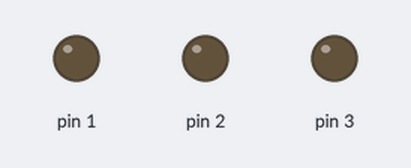
Bench run of a sketch on a simulated Arduino Uno, built with avr-gcc and run on an emulated ATmega328P. Parts: output pins drawn as LEDs (lit = HIGH).

Above: at 0.1 s.
At 0.3 s:
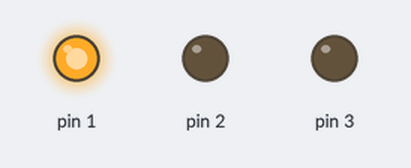
At 0.9 s:
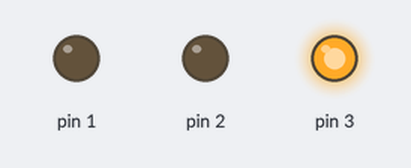
At 1.3 s:
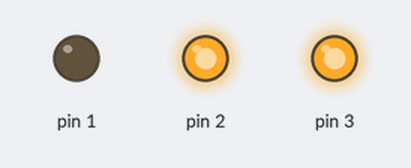
At 2.1 s:
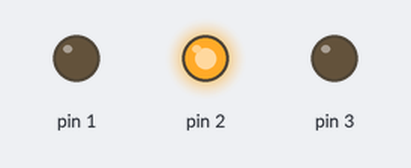
At 3.1 s:
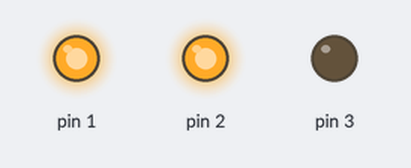
Timing chart, 0 to 3.4 s (numbered marks = the images above):
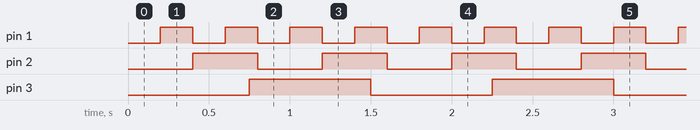

The sketch:

3LED_Blink_OOP.ino
```cpp
class LED //Die LED Klasse
{
  //Attribute
  int pin; //Der Pin, an den die LED angeschlossen ist
  long interval; //Der Ein/Aus-Intervall
  unsigned long previousMillis; //Die Systemzeit, bei der das letzte Umschalten
                                //stattgefunden hat

//Der Konstruktor
public:
LED(int pinP,long intervalP){
  //Zuweisen der Parameter auf die Attribute
  pin = pinP;
  interval = intervalP;
  pinMode(pin,OUTPUT);
  previousMillis = 0;
  }

//Die Methode zum Abfragen
void abfragen()  {
    unsigned long currentMillis = millis();

    if(currentMillis - previousMillis >= interval)
    {
      previousMillis = currentMillis;
      digitalWrite(pin, !digitalRead(pin));
    }
  }

};

//Erstellen der drei LED Objekte
LED led1(2,400);
LED led2(3,750);
LED led3(1,200);

void setup() {
}

void loop()
{
  led1.abfragen();
  led2.abfragen();
  led3.abfragen();
}
```

Measured:
- by itself, pin 1: alternates HIGH for 0.20 s and LOW for 0.20 s
- by itself, pin 2: alternates HIGH for 0.40 s and LOW for 0.40 s
- by itself, pin 3: alternates HIGH for 0.75 s and LOW for 0.75 s
